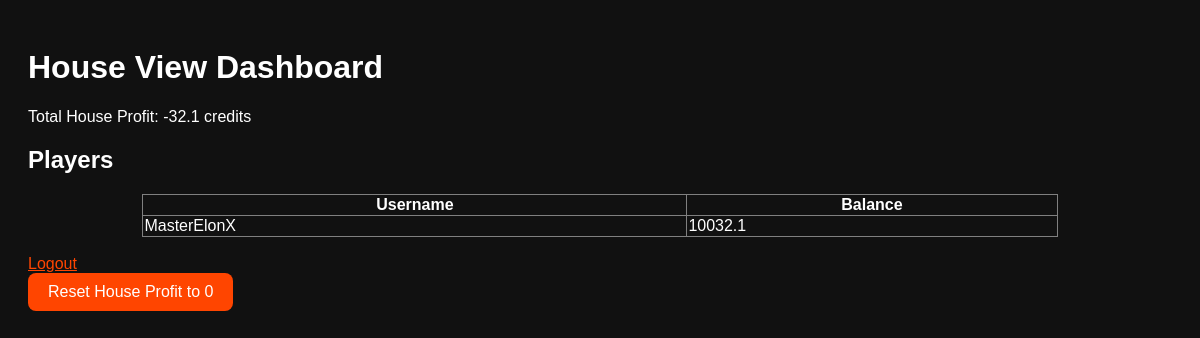
Before: /admin (signed in) with the older database file.
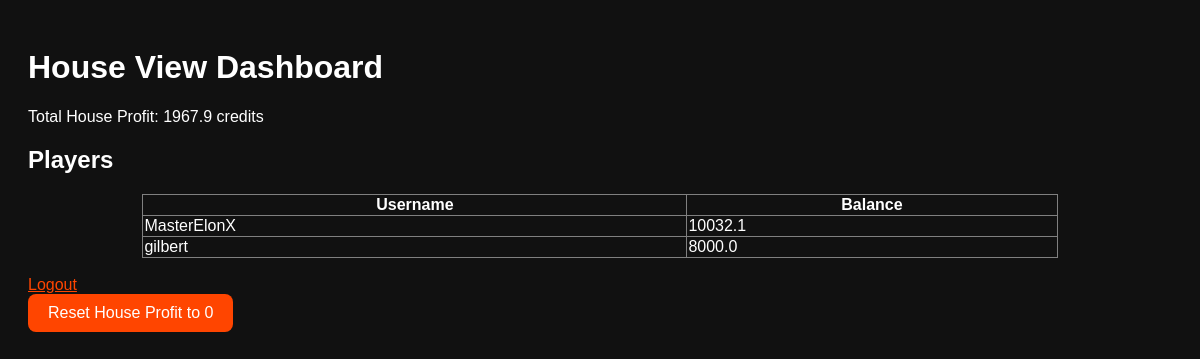
After: the same page with the newer database file.
### tables this page shows
CREATE TABLE wallets (
        username TEXT PRIMARY KEY,
        balance REAL NOT NULL
    , total_wagered REAL DEFAULT 0.0, total_returned REAL DEFAULT 0.0, total_spins INTEGER DEFAULT 0, max_win REAL DEFAULT 0.0);

### main.py (the view, shortened to what this page needs)
@app.route('/admin', methods=['GET', 'POST'])
def admin():
    conn = get_db_connection()
    players = conn.execute('SELECT username, balance FROM wallets').fetchall()
    total_balance = sum(p['balance'] for p in players)
    total_house_profit = 10000 * len(players) - total_balance  # assuming all started with 10k, adjust if needed
    recent_spins = []  # placeholder
    conn.close()
    return render_template('admin.html', players=players, total_house_profit=total_house_profit, recent_spins=recent_spins)

### main.py (called while the page is built)
def get_db_connection():
    conn = sqlite3.connect(DB_FILE)
    conn.row_factory = sqlite3.Row
    return conn

@app.before_request
def load_user():
    if 'username' in session:
        username = session['username']
        conn = get_db_connection()
        row = conn.execute('SELECT balance FROM wallets WHERE username = ?', (username,)).fetchone()
        if row is None:
            balance = 10000.0
            conn.execute('INSERT INTO wallets (username, balance) VALUES (?, ?)', (username, balance))
            conn.commit()
        else:
            balance = row['balance']
        session['balance'] = balance
        conn.close()

### templates/admin.html (shortened to what this page needs)
<!DOCTYPE html>
<html>
<head><title>House View</title></head>
<body style="background:#111;color:#fff;font-family:Arial;padding:20px;">
  <h1>House View Dashboard</h1>
  <p>Total House Profit: {{ total_house_profit|round(2) }} credits</p>
  <h2>Players</h2>
  <table border="1" style="border-collapse:collapse;width:80%;margin:auto;">
    <tr><th>Username</th><th>Balance</th></tr>
    {% for p in players %}
    <tr><td>{{ p['username'] }}</td><td>{{ p['balance']|round(2) }}</td></tr>
    {% endfor %}
  </table>
  <br><a href="/logout" style="color:#ff4500;">Logout</a>
<br>
<button onclick="resetProfit()" style="background:#ff4500; color:white; padding:10px 20px; border:none; border-radius:8px; cursor:pointer; font-size:16px;">
  Reset House Profit to 0
</button>
</body>
</html>

Changed rows visible on the page:
added wallets: username "gilbert", balance "8000.0"
Other visible differences:
{{ total_house_profit|round(2) }}: "-32.1" → "1967.9"
